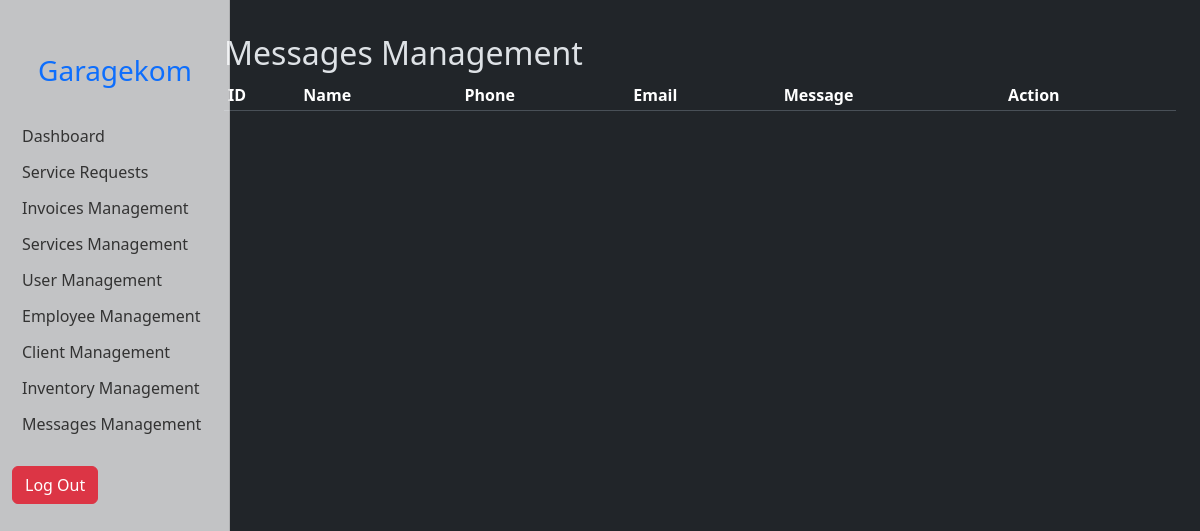
Page /admin/messages.php (signed in) on the earlier database version.
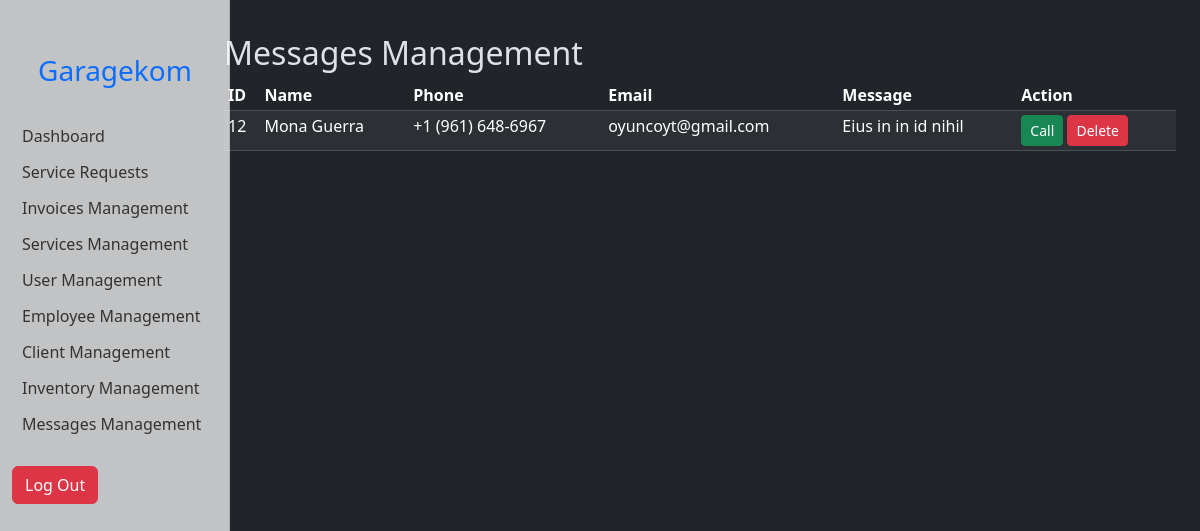
Same page on the later database version.
### tables this page shows
CREATE TABLE `contacts` (
  `id` int(11) NOT NULL,
  `name` varchar(255) NOT NULL,
  `email` varchar(255) NOT NULL,
  `phone` varchar(255) NOT NULL,
  `message` varchar(255) NOT NULL
);

### admin/messages.php (the view, shortened to what this page needs)
</head>
<body>
    <?php require_once("connect-DB.php") ?>
    <div class="container-fluid">
        <div class="row">
            <main class="col-md-9 ms-sm-auto col-lg-10 px-md-4 mt-4">
                <h2>Messages Management</h2>
                <div class="table-responsive">
                    <table class="table table-striped table-sm table-hover">
                        <thead>
                            <tr>
                                <th>ID</th>
                                <th>Name</th>
                                <th>Phone</th>
                                <th>Email</th>
                                <th>Message</th>
                                <th>Action</th>
                            </tr>
                        </thead>
                        <tbody>
                            <?php
                            $messages = $database->prepare("SELECT * FROM contacts ORDER BY id DESC");
                            $messages->execute();
                            $messages = $messages->fetchAll(PDO::FETCH_ASSOC);
                            foreach ($messages as $message) {
                                echo "<tr>";
                                echo "<td>" . $message["id"] . "</td>";
                                echo "<td>" . $message["name"] . "</td>";
                                echo "<td>" . $message["phone"] . "</td>";
                                echo "<td>" . $message["email"] . "</td>";
                                echo "<td>" . $message["message"] . "</td>";
                                echo "<td>";
                                echo '<a href="tel:' . $message["phone"] . '" class="btn btn-success btn-sm">Call</a>
                                <button class="btn btn-danger btn-sm" data-bs-toggle="modal" data-bs-target="#deleteMessage" data-bs-id="' . $message["id"] . '">Delete</button>';
                                echo "</td>";
                                echo "</tr>";
                            }
                            ?>
                        </tbody>
                    </table>
                </div>
            </main>
        </div>
    </div>
</body>
</html>

Differences in the rows shown:
added contacts: id "12", name "Mona Guerra", phone "+1 (961) 648-6967", email "oyuncoyt@gmail.com", message "Eius in in id nihil"
